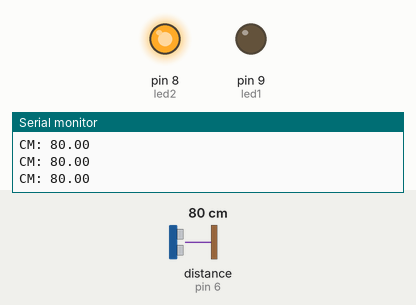
Recording of a sketch running on a simulated Arduino Uno, built with avr-gcc and run on an emulated ATmega328P. Shown: output pins drawn as LEDs (lit = HIGH), the last lines printed to the serial monitor. The test bench sets the inputs (shaded band); at power-on: distance to the obstacle (sensor on pin 6) 80 cm. The echo pulse lasts 58.3 µs per cm.

Above: at 1.4 s.
1.5 s: distance to the obstacle (sensor on pin 6) set to 64 cm
3.6 s: distance to the obstacle (sensor on pin 6) set to 58 cm
At 4.8 s:
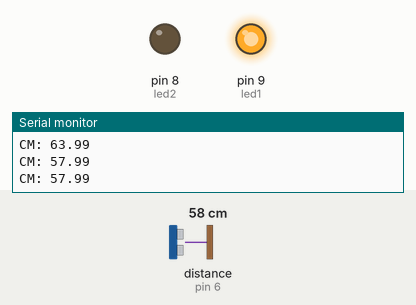
5.7 s: distance to the obstacle (sensor on pin 6) set to 120 cm
At 7.4 s:
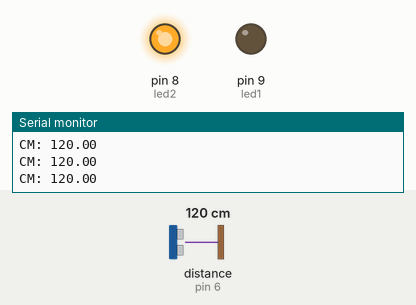
8.1 s: distance to the obstacle (sensor on pin 6) set to 2 cm
At 10.2 s:
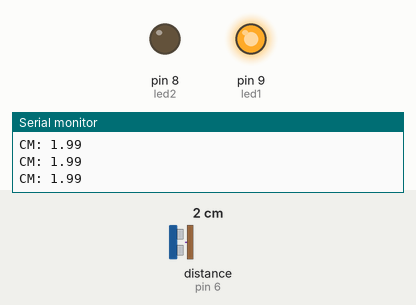
Timing chart, 0 to 11.5 s (numbered marks = the images above; inputs shaded):
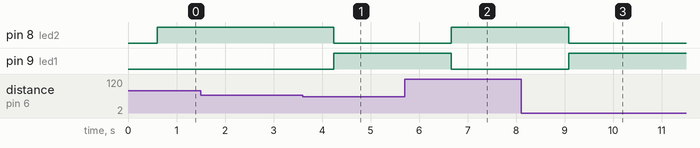

The sketch:

EstacionamentoSimples.ino
```cpp
//carrega a biblioteca ultrasonic.h
 #include <Ultrasonic.h>
//Define os leds
#define led1 9
#define led2 8
//Define os pinos de comunicação do modulo ultrasom
#define TRIGGER_PIN  7
#define ECHO_PIN    6
Ultrasonic ultrasonic(TRIGGER_PIN, ECHO_PIN);

void setup()
{
  Serial.begin(9600);
  pinMode(led1,OUTPUT);
  pinMode(led2,OUTPUT);
}

void loop()
{
  float cmMsec, inMsec;
  long microsec = ultrasonic.timing();
  cmMsec = ultrasonic.convert(microsec, Ultrasonic::CM);
  Serial.print("CM: ");
  Serial.println(cmMsec);
  delay(600);
  digitalWrite(led2,HIGH);
  if(cmMsec <= 60){
    digitalWrite(led1,HIGH);
    digitalWrite(led2,LOW);
    }else{
      digitalWrite(led1,LOW);
    }
}
```

Measured:
- the behaviour switches between 61 and 60 cm on distance to the obstacle (sensor on pin 6) (found by bisection; images 0 and 1)
- after the input at 3.6 s, pin 8 (led2): HIGH → LOW after 0.64 s; pin 9 (led1): LOW → HIGH after 0.64 s
- after the input at 5.7 s, pin 8 (led2): LOW → HIGH after 0.96 s; pin 9 (led1): HIGH → LOW after 0.96 s
- after the input at 8.1 s, pin 8 (led2): HIGH → LOW after 0.98 s; pin 9 (led1): LOW → HIGH after 0.98 s
